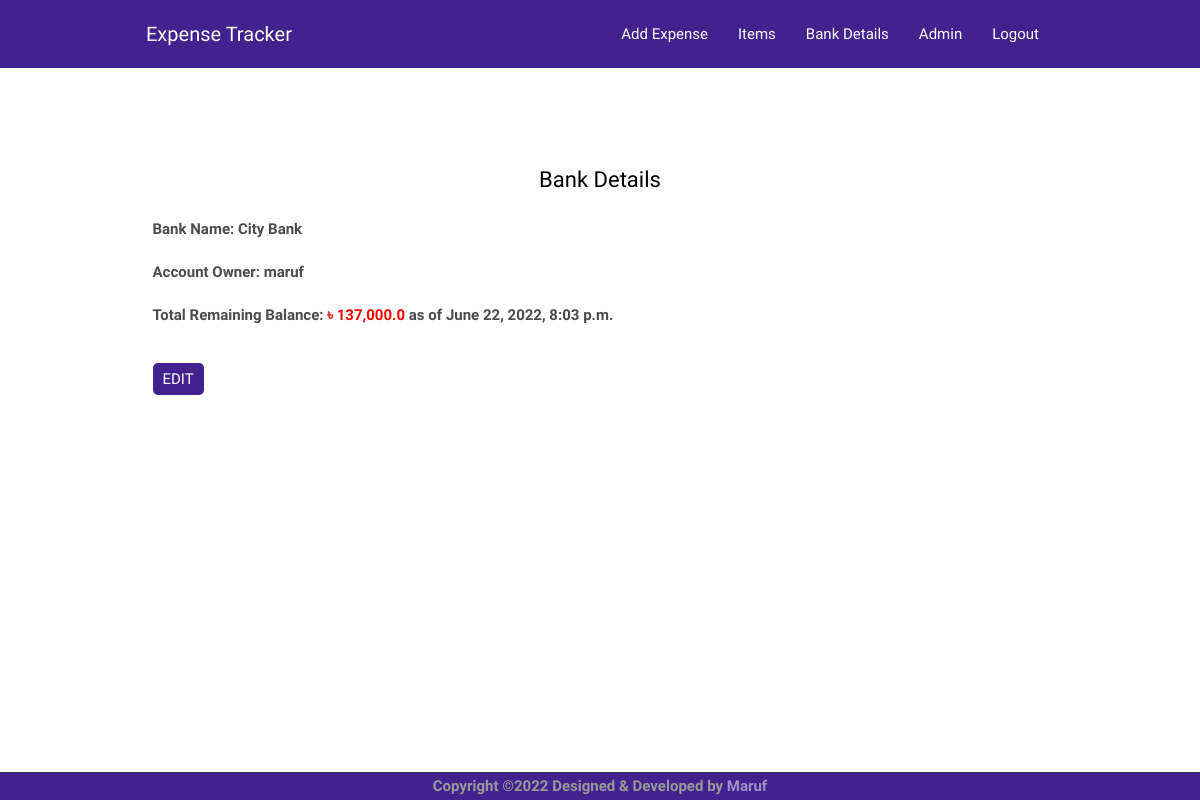
Page /banks/ (signed in) on the committed database.
### app/models.py (models this page shows, shortened)
class Bank(models.Model):
    owner = models.ForeignKey('auth.User', on_delete=models.DO_NOTHING)
    name = models.CharField(max_length=250)
    opening_bal_date = models.DateField()
    opening_bal = models.DecimalField(max_digits=20, decimal_places=2)

### app/views.py (the view)
# urls.py: path('banks/',views.BankListView.as_view(),name='banks'),
class BankListView(LoginRequiredMixin, ListView):
    context_object_name = 'banks'
    login_url = '/login/'
    model = Bank
    def get_queryset(self):
        return Bank.objects.all()
    def get_context_data(self, **kwargs):
        context = super().get_context_data(**kwargs)
        context['bank_bal'] = Bank.objects.aggregate(Sum('opening_bal')).get('opening_bal__sum', 0.00)
        context['exp_total'] = Expenditure.objects.aggregate(Sum('amount')).get('amount__sum', 0.00)
        rem_bal = context['bank_bal'] - context['exp_total']
        if context is not None:
            context['rem_bal'] = float(rem_bal)
        else:
            context['rem_bal'] = 0.00
        context['date_today'] = timezone.now()
        return context

### app/templates/app/bank_list.html (shortened to what this page needs)
{% extends 'app/base.html' %}
{% block content %}
{% load humanize %}
<section class="section">
    <div class="container">
        {% if not user.is_authenticated %}
        <div class="row">
            <div class="col-lg-10 mx-auto text-center">
                <p class="font-secondary paragraph-lg text-dark">
                    You have to <a href="{% url 'login' %}">login</a> as an admin to see this!
                </p>
            </div>
        </div>
        {% else %}
        <div class="row">
            <div class="col-lg-10 mx-auto text-center">
                <p class="font-secondary paragraph-lg text-dark">Bank Details</p>
            </div>
        </div>
        <div class="row">
            <div class="col-lg-10 mx-auto">
                {% for bank in banks %}
                <p>Bank Name: {{ bank.name }}</p>
                <p>Account Owner: {{ bank.owner }}</p>
                <p>Total Remaining Balance: <b style="color:red">৳ {{ rem_bal|intcomma }}</b>
                    as of {{ date_today }}</p>
                <br>
                {% if user.is_superuser %}
                <a class="btn btn-xs btn-primary" href="{% url 'bank_edit' pk=bank.pk %}">
                    Edit
                </a>
                {% endif %}
                {% endfor %}
            </div>
        </div>
        {% endif %}
    </div>
</section>
{% endblock content %}

### app/static/css/style.css (style rules this page uses)
body { line-height: 1.2; font-family: "Abel", sans-serif; -webkit-font-smoothing: antialiased; font-size: 15px; color: #4c4c4c; }
p, .paragraph { font-weight: 700; color: #4c4c4c; font-size: 15px; line-height: 1.8; font-family: "Abel", sans-serif; }
p-lg, .paragraph-lg { font-size: 22px; font-weight: 500; }
.btn { font-size: 22px; font-family: "Abel", sans-serif; text-transform: uppercase; padding: 16px 44px; border-radius: 5px; font-weight: 400; border: 0; position: relative; z-index: 1; transition: 0.2s ease; }
.btn-xs { padding: 5px 10px; font-size: 15px; }
.btn-primary { background: #41228e; color: #fff; }
body { background-color: #fff; overflow-x: hidden; }
a, a:hover, a:focus { text-decoration: none; }
a, button, select { cursor: pointer; transition: 0.2s ease; }
.section { padding-top: 80px; padding-bottom: 80px; }
.text-dark { color: #000 !important; }
.font-secondary { font-family: "Abel", sans-serif !important; }

### rows in the picture
Bank: name "City Bank", owner "maruf", rem_bal "137,000.0", date_today "June 22, 2022, 8:03 p.m."
